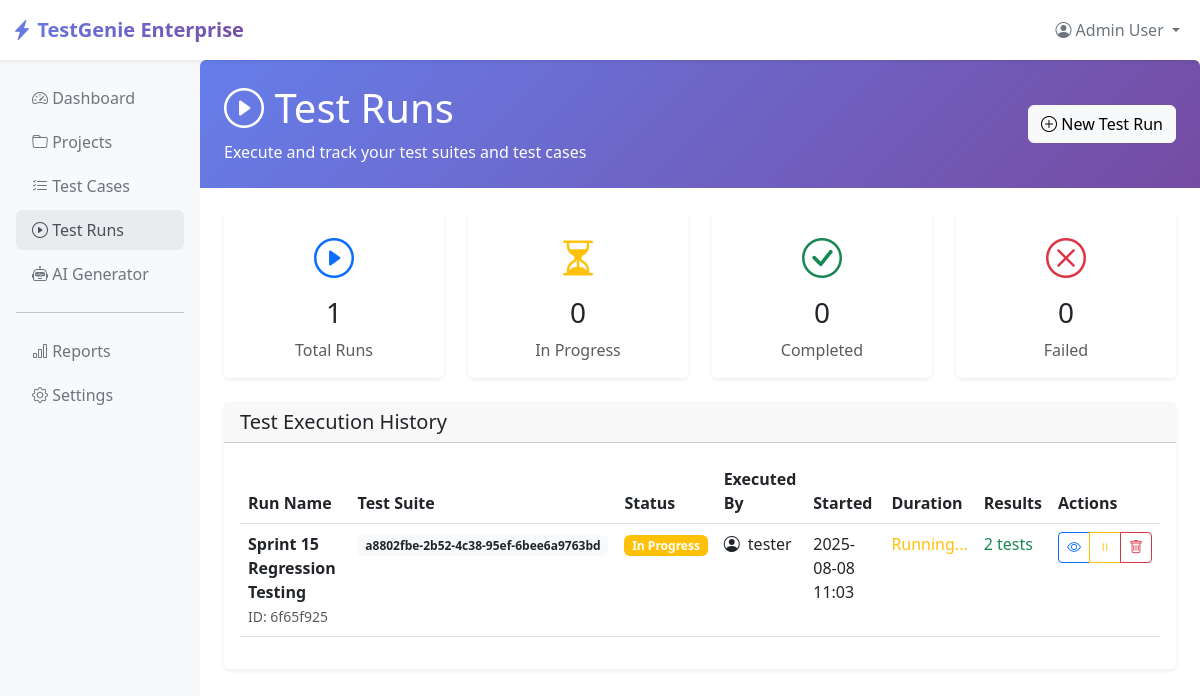
Screenshot of /test-runs with the database file from the repository.
### models.py (models this page shows, shortened)
class TestRun(db.Model):
    __tablename__ = 'test_runs'
    id = db.Column(db.String(36), primary_key=True, default=lambda: str(uuid.uuid4()))
    name = db.Column(db.String(100), nullable=False)
    status = db.Column(db.String(20), default='Not Started')
    executed_by = db.Column(db.String(50))
    started_at = db.Column(db.DateTime)
    completed_at = db.Column(db.DateTime)
    results = db.Column(db.Text)  # JSON string for test_case_id -> result mapping
    test_suite_id = db.Column(db.String(36), db.ForeignKey('test_suites.id'), nullable=False)
    created_at = db.Column(db.DateTime, default=datetime.utcnow)
    def get_results(self):
        if self.results:
            try:
                return json.loads(self.results)
            except json.JSONDecodeError:
                return {}
        return {}
    def to_dict(self):
        return {
            'id': self.id,
            'name': self.name,
            'test_suite_id': self.test_suite_id,
            'status': self.status,
            'executed_by': self.executed_by,
            'started_at': self.started_at.isoformat() if self.started_at else '',
            'completed_at': self.completed_at.isoformat() if self.completed_at else '',
            'results': self.get_results(),
            'created_at': self.created_at.isoformat() if self.created_at else None
        }

### enterprise_test_platform_sqlite.py (the view)
@app.route('/test-runs')
def test_runs_list():
    all_test_runs = TestRun.query.order_by(TestRun.created_at.desc()).all()
    test_runs_data = [tr.to_dict() for tr in all_test_runs]
    return render_template('test_runs.html', test_runs=test_runs_data)

### templates/test_runs.html (shortened to what this page needs)
{% extends "base.html" %}
{% block content %}
<div class="page-header">
    <div class="d-flex justify-content-between align-items-center">
        <div>
            <h1 class="mb-2"><i class="bi bi-play-circle"></i> Test Runs</h1>
            <p class="mb-0">Execute and track your test suites and test cases</p>
        </div>
        <button class="btn btn-light" onclick="createTestRun()">
            <i class="bi bi-plus-circle"></i> New Test Run
        </button>
    </div>
</div>
<div class="row mb-4">
    <div class="col-md-3">
        <div class="card text-center">
            <div class="card-body">
                <i class="bi bi-play-circle text-primary fs-1"></i>
                <h3 class="mt-2">{{ test_runs|length }}</h3>
                <p class="text-muted mb-0">Total Runs</p>
            </div>
        </div>
    </div>
    <div class="col-md-3">
        <div class="card text-center">
            <div class="card-body">
                <i class="bi bi-hourglass-split text-warning fs-1"></i>
                <h3 class="mt-2">0</h3>
                <p class="text-muted mb-0">In Progress</p>
            </div>
        </div>
    </div>
    <div class="col-md-3">
        <div class="card text-center">
            <div class="card-body">
                <i class="bi bi-check-circle text-success fs-1"></i>
                <h3 class="mt-2">0</h3>
                <p class="text-muted mb-0">Completed</p>
            </div>
        </div>
    </div>
    <div class="col-md-3">
        <div class="card text-center">
            <div class="card-body">
                <i class="bi bi-x-circle text-danger fs-1"></i>
                <h3 class="mt-2">0</h3>
                <p class="text-muted mb-0">Failed</p>
            </div>
        </div>
    </div>
</div>
<div class="card">
    <div class="card-header">
        <h5 class="mb-0">Test Execution History</h5>
    </div>
    <div class="card-body">
        {% if test_runs %}
            <div class="table-responsive">
                <table class="table table-hover">
                    <thead>
                        <tr>
                            <th>Run Name</th>
                            <th>Test Suite</th>
                            <th>Status</th>
                            <th>Executed By</th>
                            <th>Started</th>
                            <th>Duration</th>
                            <th>Results</th>
                            <th>Actions</th>
                        </tr>
                    </thead>
                    <tbody>
                        {% for test_run in test_runs %}
                        <tr>
                            <td>
                                <strong>{{ test_run.name }}</strong>
                                <br>
                                <small class="text-muted">ID: {{ test_run.id[:8] }}</small>
                            </td>
                            <td>
                                <span class="badge bg-light text-dark">{{ test_run.test_suite_id or 'N/A' }}</span>
                            </td>
                            <td>
                                {% set status_colors = {
                                    'Not Started': 'secondary',
                                    'In Progress': 'warning',
                                    'Completed': 'success',
                                    'Failed': 'danger',
                                    'Cancelled': 'dark'
                                } %}
                                <span class="badge bg-{{ status_colors.get(test_run.status, 'secondary') }}">
                                    {{ test_run.status }}
                                </span>
                            </td>
                            <td>
                                <i class="bi bi-person-circle me-1"></i>
                                {{ test_run.executed_by or 'System' }}
                            </td>
                            <td>
                                {% if test_run.started_at %}
                                    {{ test_run.started_at[:16].replace('T', ' ') }}
                                {% else %}
                                    <span class="text-muted">Not started</span>
                                {% endif %}
                            </td>
                            <td>
                                {% if test_run.completed_at and test_run.started_at %}
                                    <span class="text-success">Completed</span>
                                {% elif test_run.started_at %}
                                    <span class="text-warning">Running...</span>
                                {% else %}
                                    <span class="text-muted">--</span>
                                {% endif %}
                            </td>
                            <td>
                                {% if test_run.results %}
                                    <span class="text-success">{{ test_run.results|length }} tests</span>
                                {% else %}
                                    <span class="text-muted">No results</span>
                                {% endif %}
                            </td>
                            <td>
                                <div class="btn-group btn-group-sm">
                                    <button class="btn btn-outline-primary" onclick="viewTestRun('{{ test_run.id }}')">
                                        <i class="bi bi-eye"></i>
                                    </button>
                                    {% if test_run.status == 'In Progress' %}
                                    <button class="btn btn-outline-warning" onclick="pauseTestRun('{{ test_run.id }}')">
                                        <i class="bi bi-pause"></i>
                                    </button>
                                    {% endif %}
                                    <button class="btn btn-outline-danger" onclick="deleteTestRun('{{ test_run.id }}')">
                                        <i class="bi bi-trash"></i>
                                    </button>
                                </div>
                            </td>
                        </tr>
                        {% endfor %}
                    </tbody>
                </table>
            </div>
        {% endif %}
    </div>
</div>
{% endblock %}

### templates/base.html (style rules this page uses)
:root { --primary-gradient: linear-gradient(135deg, #667eea 0%, #764ba2 100%); --sidebar-bg: #f8f9fa; --card-shadow: 0 0.125rem 0.25rem rgba(0, 0, 0, 0.075); }
.card { box-shadow: var(--card-shadow); border: none; }
.page-header { background: var(--primary-gradient); color: white; margin: -1.5rem -1.5rem 1.5rem -1.5rem; padding: 1.5rem; border-radius: 0.375rem 0.375rem 0 0; }

### rows the page displays
TestRun: name "Sprint 15 Regression Testing", id "6f65f925", test_suite "a8802fbe-2b52-4c38-95ef-6bee6a9763bd", status "In Progress", executed_by "tester", started_at "2025-08-08 11:03", results|length "2"

### other values shown
{{ test_runs|length }} "1"
